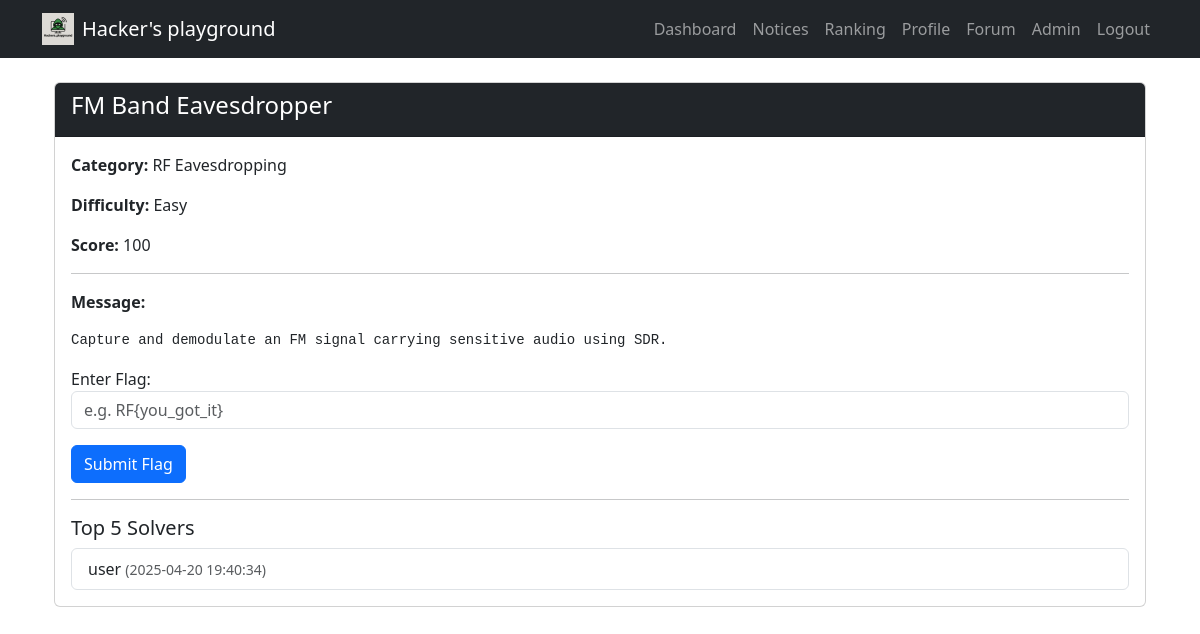
The page /challenge/1 (signed in) on the database its author committed.
### tables this page shows
CREATE TABLE challenges (
  id INTEGER PRIMARY KEY AUTOINCREMENT,
  title TEXT NOT NULL,
  category TEXT,
  message TEXT,
  difficulty TEXT,
  score INTEGER,
  flag TEXT
);

CREATE TABLE solves (
  id INTEGER PRIMARY KEY AUTOINCREMENT,
  user_id INTEGER,
  challenge_id INTEGER,
  solved_at TEXT DEFAULT CURRENT_TIMESTAMP,
  FOREIGN KEY(user_id) REFERENCES users(id),
  FOREIGN KEY(challenge_id) REFERENCES challenges(id)
);

CREATE TABLE users (
  id INTEGER PRIMARY KEY AUTOINCREMENT,
  username TEXT NOT NULL UNIQUE,
  password TEXT NOT NULL,
  email TEXT,
  comment TEXT,
  nationality TEXT,
  score INTEGER DEFAULT 0,
  ranking INTEGER DEFAULT 0
);

### routes/challenge.py (the view, shortened to what this page needs)
@challenge_routes.route('/challenge/<int:challenge_id>', methods=['GET', 'POST'])
def challenge(challenge_id):
    if 'user_id' not in session:
        return redirect('/login')
    conn = get_db()
    cur = conn.cursor()
    cur.execute("SELECT * FROM challenges WHERE id=?", (challenge_id,))
    challenge = cur.fetchone()
    if not challenge:
        flash("Challenge not found.")
        return redirect('/dashboard')
    cur.execute("SELECT 1 FROM solves WHERE user_id=? AND challenge_id=?", (session['user_id'], challenge_id))
    already_solved = cur.fetchone()
    cur.execute("""
        SELECT u.username, s.solved_at
        FROM solves s JOIN users u ON s.user_id = u.id
        WHERE s.challenge_id = ?
        ORDER BY s.solved_at ASC
        LIMIT 5
    """, (challenge_id,))
    solvers = cur.fetchall()
    return render_template('challenge.html', challenge=challenge, already_solved=bool(already_solved), solvers=solvers)

### routes/challenge.py (called while the page is built)
def get_db():
    conn = sqlite3.connect('database.db')
    conn.row_factory = sqlite3.Row
    return conn

### templates/challenge.html
{% extends "base.html" %}
{% block content %}
<div class="container">
  <div class="card">
    <div class="card-header bg-dark text-white">
      <h4>{{ challenge.title }}</h4>
    </div>
    <div class="card-body">
      <p><strong>Category:</strong> {{ challenge.category }}</p>
      <p><strong>Difficulty:</strong> {{ challenge.difficulty }}</p>
      <p><strong>Score:</strong> {{ challenge.score }}</p>
      <hr>
      <p><strong>Message:</strong></p>
      <pre>{{ challenge.message }}</pre>
      {% if already_solved %}
        <div class="alert alert-success">✅ You have already solved this challenge.</div>
      {% else %}
        <form method="POST">
          <div class="mb-3">
            <label for="flag">Enter Flag:</label>
            <input type="text" class="form-control" name="flag" placeholder="e.g. RF{you_got_it}" required>
          </div>
          <button class="btn btn-primary">Submit Flag</button>
        </form>
      {% endif %}
      <hr>
      <h5>Top 5 Solvers</h5>
      <ul class="list-group">
        {% for solver in solvers %}
          <li class="list-group-item">{{ solver.username }} <small class="text-muted">({{ solver.solved_at }})</small></li>
        {% else %}
          <li class="list-group-item">No one has solved it yet.</li>
        {% endfor %}
      </ul>
    </div>
  </div>
</div>
{% endblock %}

### rows shown on the page
challenges: title "FM Band Eavesdropper", category "RF Eavesdropping", difficulty "Easy", score "100", message "Capture and demodulate an FM signal carrying sensitive audio using SDR."
solves: username "user", solved_at "2025-04-20 19:40:34"
